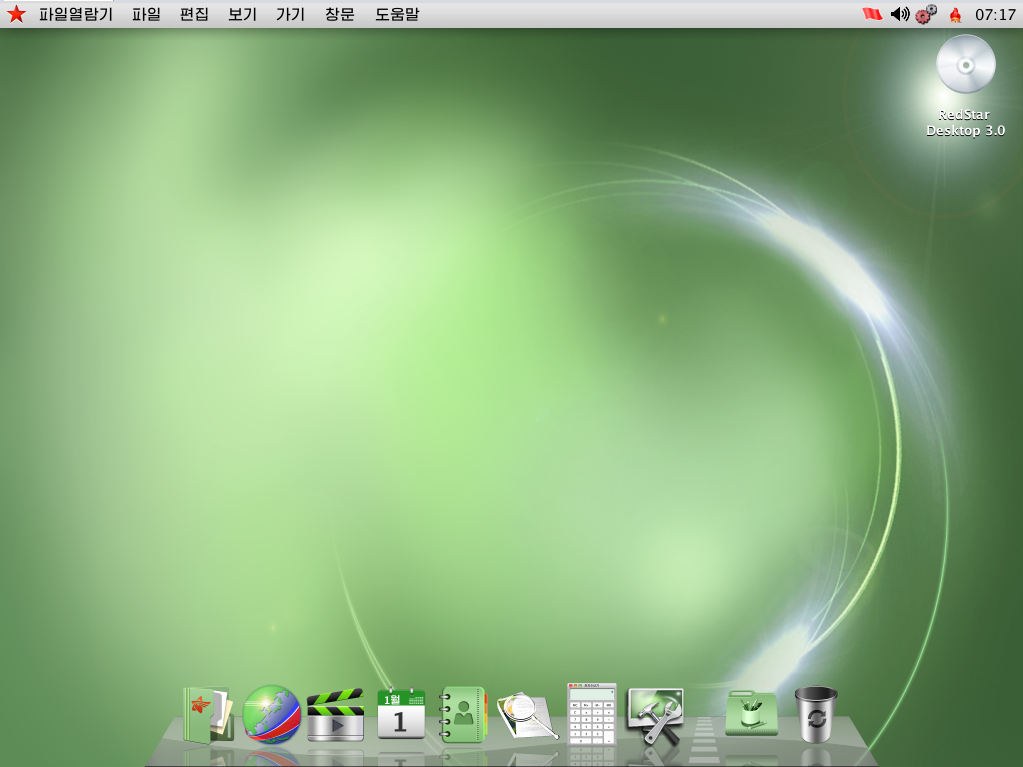
#> input picture Linux/images/image.png, 1023 x 767 px, found by its file name
$ python repaint_icon.py
#> lines starting #> are read from the running program, lines starting #| are printed output that depends on the picture
from PIL import Image

# Open the uploaded image
image_path = '/path/to/Downloads/image.png'
image = Image.open(image_path)
#> image is the input picture: PIL image 1023x767 RGB; mean R, G, B 140.1, 177.5, 127.7

# Define the new color for recoloring
new_color = (183, 248, 240)  # RGB equivalent of #b7f8f0

# Convert the image to RGBA mode
image = image.convert("RGBA")
#> image: PIL image 1023x767 RGBA

# Replace all pixels with the new color while keeping the alpha channel intact
data = image.getdata()
new_image_data = [
    new_color + (pixel[3],) if pixel[:3] != (0, 0, 0, 0) else pixel
    for pixel in data
]
#> new_image_data = 784641 items
image.putdata(new_image_data)
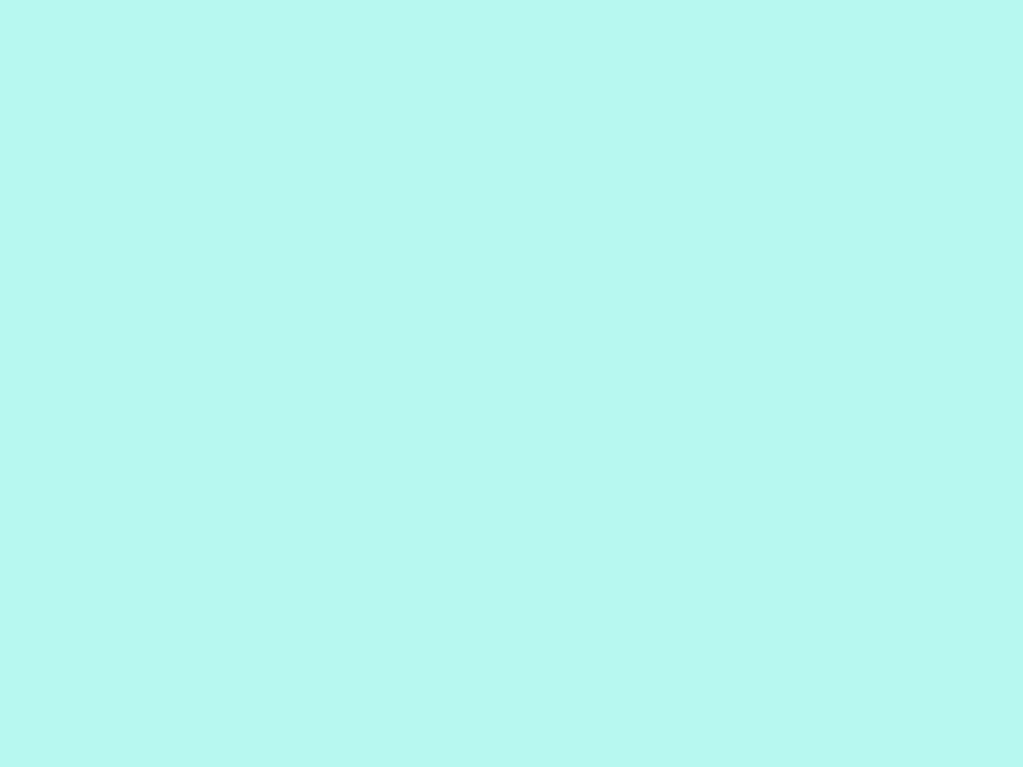
#> image: PIL image 1023x767 RGBA; mean R, G, B, A 183, 248, 240, 255

# Save the modified image
output_path = "/path/to/repainted_image.png"
image.save(output_path)

output_path
